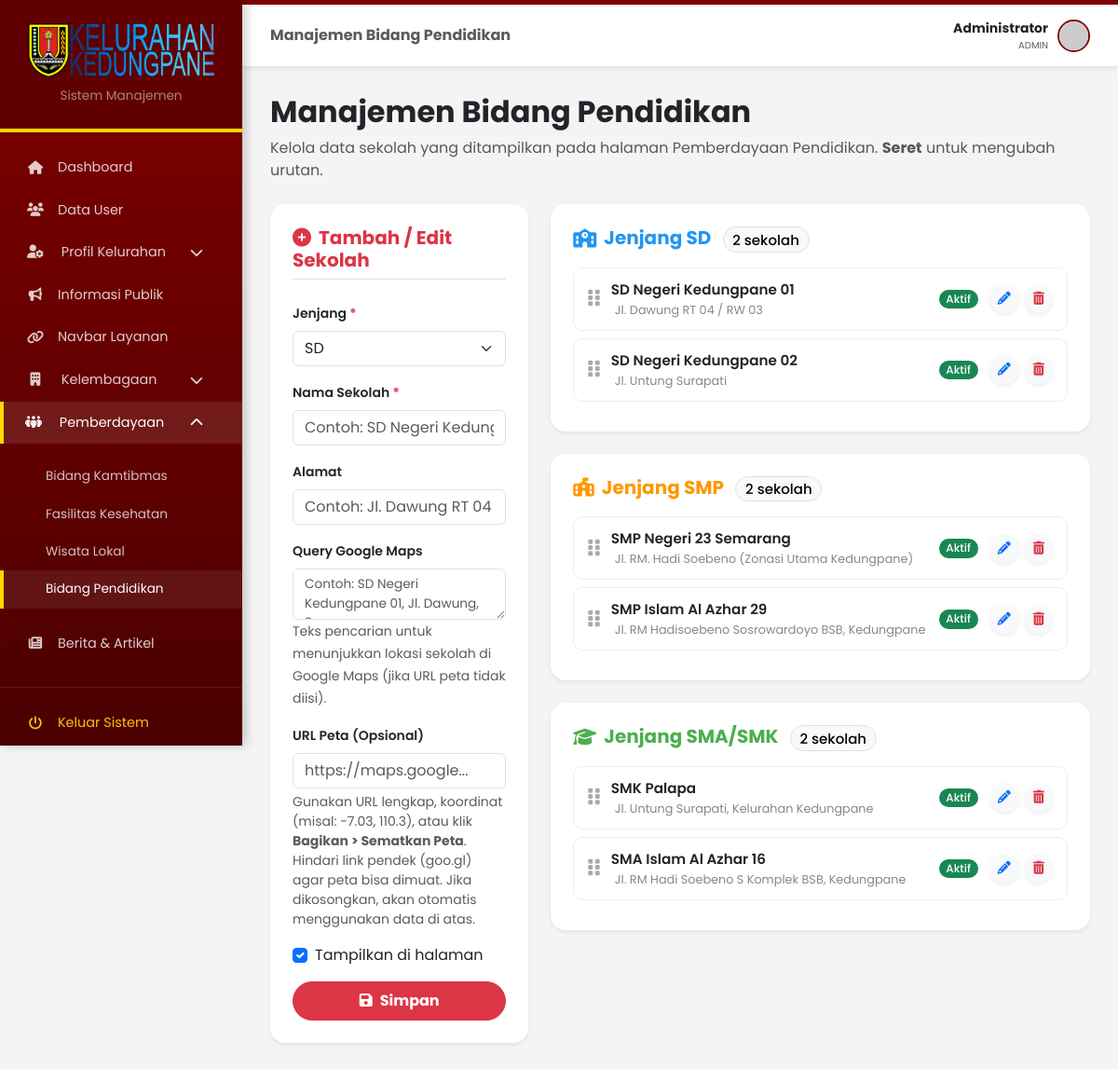
The page /admin/admin_pendidikan.php (signed in) on the database its author committed.
### tables this page shows
CREATE TABLE `sekolah_pendidikan` (
  `id` int(11) NOT NULL,
  `jenjang` enum('SD','SMP','SMA/SMK') NOT NULL DEFAULT 'SD',
  `nama_sekolah` varchar(255) NOT NULL,
  `alamat` varchar(255) DEFAULT NULL,
  `data_map` varchar(500) DEFAULT NULL,
  `maps_url` varchar(500) DEFAULT NULL,
  `is_active` tinyint(1) DEFAULT 1,
  `urutan` int(11) DEFAULT 0,
  `created_at` timestamp NOT NULL DEFAULT current_timestamp()
);

### admin/admin_pendidikan.php (the view, shortened to what this page needs)
<?php
require_once __DIR__ . '/auth.php';
$page_title = 'Manajemen Bidang Pendidikan';
mysqli_query($conn, "CREATE TABLE IF NOT EXISTS sekolah_pendidikan (
  id int(11) NOT NULL AUTO_INCREMENT,
  jenjang enum('SD','SMP','SMA/SMK') NOT NULL DEFAULT 'SD',
  nama_sekolah varchar(255) NOT NULL,
  alamat varchar(255) DEFAULT NULL,
  data_map varchar(500) DEFAULT NULL,
  maps_url varchar(500) DEFAULT NULL,
  is_active tinyint(1) DEFAULT 1,
  urutan int(11) DEFAULT 0,
  created_at timestamp NOT NULL DEFAULT current_timestamp(),
  PRIMARY KEY (id)
) ENGINE=InnoDB DEFAULT CHARSET=utf8mb4 COLLATE=utf8mb4_general_ci");
mysqli_query($conn, "ALTER TABLE sekolah_pendidikan ADD COLUMN IF NOT EXISTS maps_url varchar(500) DEFAULT NULL AFTER data_map");
$sekolah_list = [];
$result = mysqli_query($conn, "SELECT * FROM sekolah_pendidikan ORDER BY FIELD(jenjang,'SD','SMP','SMA/SMK'), urutan ASC, id ASC");
while ($row = mysqli_fetch_assoc($result)) {
    $sekolah_list[] = $row;
}
include 'admin_header.php';
?>
<div class="page-header mb-4">
    <h2 class="fw-bold text-dark"><?= $page_title ?></h2>
    <p class="text-muted">Kelola data sekolah yang ditampilkan pada halaman Pemberdayaan Pendidikan. <strong>Seret</strong> untuk mengubah urutan.</p>
</div>
<div class="row g-4">
    <div class="col-lg-4">
        <div class="card shadow-sm border-0 rounded-4 position-sticky" style="top: 20px;">
            <div class="card-body p-4">
                <h5 class="fw-bold mb-4 text-danger border-bottom pb-2">
                    <i class="fa-solid fa-plus-circle me-2"></i>Tambah / Edit Sekolah
                </h5>
                <form method="POST" id="formSekolah">
                    <div class="mb-3">
                        <label class="form-label fw-semibold small">Jenjang <span class="text-danger">*</span></label>
                        <select name="jenjang" id="jenjang" class="form-select" required>
                            <option value="SD">SD</option>
                        </select>
                    </div>
                    <div class="mb-3">
                        <label class="form-label fw-semibold small">Nama Sekolah <span class="text-danger">*</span></label>
                        <input type="text" name="nama_sekolah" id="nama_sekolah" class="form-control" required placeholder="Contoh: SD Negeri Kedungpane 01">
                    </div>
                    <div class="mb-3">
                        <label class="form-label fw-semibold small">Alamat</label>
                        <input type="text" name="alamat" id="alamat" class="form-control" placeholder="Contoh: Jl. Dawung RT 04 / RW 03">
                    </div>
                    <div class="mb-3">
                        <label class="form-label fw-semibold small">Query Google Maps</label>
                        <textarea name="data_map" id="data_map" rows="2" class="form-control" style="font-size: 0.85rem;" placeholder="Contoh: SD Negeri Kedungpane 01, Jl. Dawung, Semarang"></textarea>
                        <small class="text-muted">Teks pencarian untuk menunjukkan lokasi sekolah di Google Maps (jika URL peta tidak diisi).</small>
                    </div>
                    <div class="mb-3">
                        <label class="form-label fw-semibold small">URL Peta (Opsional)</label>
                        <input type="text" name="maps_url" id="maps_url" class="form-control" placeholder="https://maps.google...">
                        <small class="text-muted d-block mt-1">Gunakan URL lengkap, koordinat (misal: -7.03, 110.3), atau klik <strong>Bagikan > Sematkan Peta</strong>. Hindari link pendek (goo.gl) agar peta bisa dimuat. Jika dikosongkan, akan otomatis menggunakan data di atas.</small>
                    </div>
                    <div class="form-check mb-3">
                        <input type="checkbox" name="is_active" id="is_active" class="form-check-input" checked>
                        <label class="form-check-label" for="is_active">Tampilkan di halaman</label>
                    </div>
                    <button type="submit" name="save_sekolah" class="btn btn-danger w-100 fw-bold py-2 rounded-pill">
                        <i class="fa-solid fa-floppy-disk me-2"></i>Simpan
                    </button>
                </form>
            </div>
        </div>
    </div>
    <div class="col-lg-8">
        <?php
        $jenjang_list = ['SD', 'SMP', 'SMA/SMK'];
        $jenjang_icons = ['SD' => 'fa-school', 'SMP' => 'fa-school-flag', 'SMA/SMK' => 'fa-graduation-cap'];
        $jenjang_colors = ['SD' => '#2196F3', 'SMP' => '#FF9800', 'SMA/SMK' => '#4CAF50'];
        foreach ($jenjang_list as $jenjang):
            $filtered = array_values(array_filter($sekolah_list, fn($s) => $s['jenjang'] === $jenjang));
            $jenjang_slug = str_replace('/', '-', $jenjang);
        ?>
        <div class="card shadow-sm border-0 rounded-4 mb-4">
            <div class="card-body p-4">
                <h5 class="fw-bold mb-3" style="color: <?= $jenjang_colors[$jenjang] ?>">
                    <i class="fa-solid <?= $jenjang_icons[$jenjang] ?> me-2"></i>Jenjang <?= $jenjang ?>
                    <span class="badge rounded-pill text-bg-light border ms-2"><?= count($filtered) ?> sekolah</span>
                </h5>
                <?php if (count($filtered) > 0): ?>
                <div class="sortable-list" id="sortable-<?= $jenjang_slug ?>" data-jenjang="<?= htmlspecialchars($jenjang) ?>">
                    <?php foreach ($filtered as $row): ?>
                    <div class="sortable-item" data-id="<?= $row['id'] ?>">
                        <div class="drag-handle" title="Seret untuk mengubah urutan">
                            <i class="fa-solid fa-grip-vertical fa-lg"></i>
                        </div>
                        <div class="item-info">
                            <div class="item-name"><?= htmlspecialchars($row['nama_sekolah']) ?></div>
                            <div class="item-addr"><i class="bi bi-geo-alt me-1"></i><?= htmlspecialchars($row['alamat']) ?></div>
                        </div>
                        <?= $row['is_active']
                            ? '<span class="badge bg-success rounded-pill">Aktif</span>'
                            : '<span class="badge bg-secondary rounded-pill">Off</span>' ?>
                        <div class="item-actions">
                            <button type="button" class="btn btn-sm btn-light text-primary rounded-circle shadow-sm edit-sekolah"
                                data-id="<?= $row['id'] ?>"
                                data-jenjang="<?= htmlspecialchars($row['jenjang'], ENT_QUOTES) ?>"
                                data-nama_sekolah="<?= htmlspecialchars($row['nama_sekolah'], ENT_QUOTES) ?>"
                                data-alamat="<?= htmlspecialchars($row['alamat'], ENT_QUOTES) ?>"
                                data-data_map="<?= htmlspecialchars($row['data_map'], ENT_QUOTES) ?>"
                                data-maps_url="<?= htmlspecialchars($row['maps_url'], ENT_QUOTES) ?>"
                                data-active="<?= $row['is_active'] ?>"
                                title="Edit">
                                <i class="fa-solid fa-pencil"></i>
                            </button>
                            <a href="?delete_sekolah=<?= $row['id'] ?>" class="btn btn-sm btn-light text-danger rounded-circle shadow-sm btn-hapus" title="Hapus">
                                <i class="fa-solid fa-trash-can"></i>
                            </a>
                        </div>
                    </div>
                    <?php endforeach; ?>
                </div>
                <?php else: ?>
                <p class="text-muted text-center py-3 mb-0"><em>Belum ada data sekolah jenjang <?= $jenjang ?>.</em></p>
                <?php endif; ?>
            </div>
        </div>
        <?php endforeach; ?>
    </div>
</div>
<?php include 'admin_footer.php'; ?>

### admin/admin_styles.css (style rules this page uses)
:root { --maroon-dark: #4a0000; --maroon-bright: #800000; --maroon-header: #600000; --gold: #ffd700; --bg-light: #f4f4f4; }
* { margin: 0; padding: 0; box-sizing: border-box; }
body { font-family: 'Poppins', sans-serif; background-color: var(--bg-light); display: flex; min-height: 100vh; }
.modal-body input, .modal-body textarea, .modal-body select, .form-control { position: relative !important; z-index: 1062 !important; pointer-events: auto !important; }
.badge { font-weight: 500; }
.card { border-radius: 0.75rem; }

### admin/admin_pendidikan.php (style rules this page uses)
.drag-handle { cursor: grab; color: #aaa; transition: color 0.2s; }
.sortable-item { display: flex; align-items: center; gap: 12px; padding: 12px 15px; background: #fff; border: 1px solid #eee; border-radius: 10px; margin-bottom: 8px; transition: all 0.2s; }
.sortable-item .item-info { flex: 1; min-width: 0; }
.sortable-item .item-name { font-weight: 600; font-size: 0.95rem; }
.sortable-item .item-addr { font-size: 0.8rem; color: #888; white-space: nowrap; overflow: hidden; text-overflow: ellipsis; }
.sortable-item .item-actions { display: flex; gap: 6px; flex-shrink: 0; }

### rows shown on the page
sekolah_pendidikan: nama_sekolah "SD Negeri Kedungpane 01", alamat "Jl. Dawung RT 04 / RW 03", is_active "Aktif"
sekolah_pendidikan: nama_sekolah "SD Negeri Kedungpane 02", alamat "Jl. Untung Surapati", is_active "Aktif"
sekolah_pendidikan: nama_sekolah "SMP Negeri 23 Semarang", alamat "Jl. RM. Hadi Soebeno (Zonasi Utama Kedungpane)", is_active "Aktif"
sekolah_pendidikan: nama_sekolah "SMP Islam Al Azhar 29", alamat "Jl. RM Hadisoebeno Sosrowardoyo BSB, Kedungpane", is_active "Aktif"
sekolah_pendidikan: nama_sekolah "SMK Palapa", alamat "Jl. Untung Surapati, Kelurahan Kedungpane", is_active "Aktif"
sekolah_pendidikan: nama_sekolah "SMA Islam Al Azhar 16", alamat "Jl. RM Hadi Soebeno S Komplek BSB, Kedungpane", is_active "Aktif"

### other values the page prints
$page_title "Manajemen Bidang Pendidikan"
$_SESSION['nama'] "Administrator"
$_SESSION['role'] "ADMIN"
$jenjang "SD"
count($filtered) "2"
$jenjang "SMP"
$jenjang "SMA/SMK"
